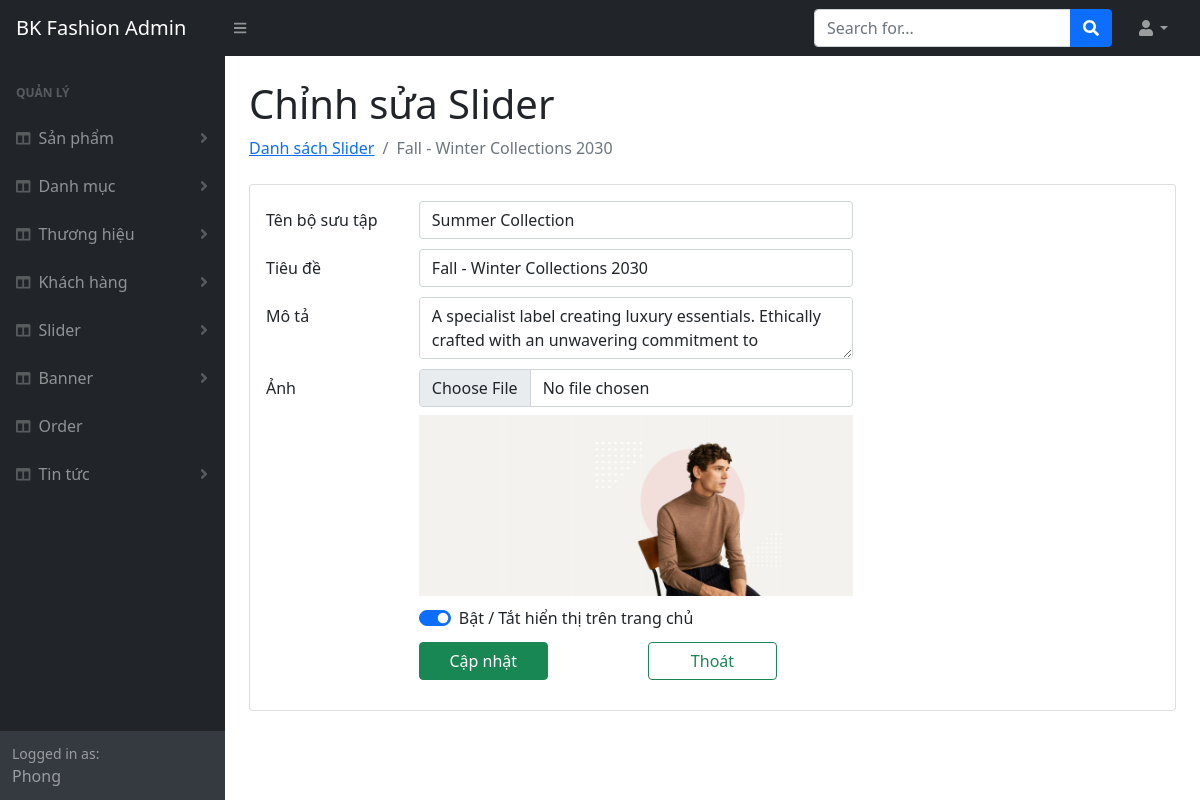
Screenshot of /admin/slider-edit.php?id=1 (signed in) with the database file from the repository.
### tables this page shows
CREATE TABLE `tbl_slider` (
  `id` int(11) NOT NULL,
  `sliderName` varchar(255) NOT NULL,
  `collectionName` varchar(255) NOT NULL,
  `description` text NOT NULL,
  `sliderImage` varchar(255) NOT NULL,
  `status` int(11) NOT NULL
);

### lib/database.php (called while the page is built, shortened)
<?php
Class Database{
   public $host   = DB_HOST;
   public $user   = DB_USER;
   public $pass   = DB_PASS;
   public $dbname = DB_NAME;
   public $link;
private function connectDB(){
   $this->link = new mysqli($this->host, $this->user, $this->pass,
    $this->dbname);
   mysqli_set_charset($this->link,"utf8");
 }
public function select($query){
  $result = $this->link->query($query) or
   die($this->link->error.__LINE__);
  if($result->num_rows > 0){
    return $result;
  } else {
    return false;
  }
 }
}

### classes/slider.php (called while the page is built, shortened)
<?php
	$filepath = realpath(dirname(__FILE__));
	include_once ($filepath.'/../lib/database.php');
class Slider
{
    private $db;
	public function __construct()
	{
		$this->db = new Database();
	}
    public function getSliderById($id)
    {
        $query = "SELECT * FROM `tbl_slider` WHERE id = '$id';";
        return $this->db->select($query);
    }
}

### admin/slider-edit.php (the view, shortened to what this page needs)
<?php include 'inc_admin/header.php' ?>
<?php include 'inc_admin/sidebar.php' ?>
<?php include '../classes/slider.php';
	if(isset($_GET['id'])  && $_GET['id'] != NULL) {
        $id = $_GET['id'];
    }
    else{
        echo "<script>window.location ='slider-list.php'</script>";
    }
	$slider = new Slider();
    $getSlider = $slider->getSliderById($id);
    if ($getSlider === false){
        echo "<script>alert('Lấy dữ liệu bị lỗi. Trở lại trang chủ'); window.location ='index.php'</script>";
    }
    else if (!($data = $getSlider->fetch_assoc())){
        echo "<script>alert('Lấy dữ liệu bị lỗi. Trở lại trang chủ'); window.location ='index.php'</script>";
    }
    $img_url = "../img/hero/".$data["sliderImage"];
?>
<div id="layoutSidenav_content">
    <main>
        <div class="container-fluid px-4">
            <h1 class="mt-4">Chỉnh sửa Slider</h1>
            <ol class="breadcrumb mb-4">
                <li class="breadcrumb-item"><a href="slider-list.php">Danh sách Slider</a></li>
                <li class="breadcrumb-item active"><?php echo $data["sliderName"]; ?> </li>
            </ol>
            <div class="card mb-4">
                <div class="card-body">
                    <form action="" name="sliderForm" onsubmit="return validate_slider()" method="post" enctype="multipart/form-data" class="mb-0">
                        <div class="form-group row">
                            <label for="collection" class="col-sm-2 col-form-label">Tên bộ sưu tập</label>
                            <div class="col-sm-6">
                                <input type="text" class="form-control" id="collection" name="collection" placeholder="ex: Summer collection" onchange="document.getElementById('alert1').style.display = 'none';"
                                value="<?php echo $data['collectionName'];?>">
                            </div>
                        </div>
                        <div class="form-group row">
                            <label for="sliderName" class="col-sm-2 col-form-label">Tiêu đề</label>
                            <div class="col-sm-6">
                                <input type="text" class="form-control" id="sliderName" name="sliderName" placeholder="Tiêu đề" onchange="document.getElementById('alert2').style.display = 'none';"
                                value="<?php echo $data['sliderName'];?>">
                            </div>
                        </div>
                        <div class="form-group row">
                            <label for="contents" class="col-sm-2 col-form-label">Mô tả</label>
                            <div class="col-sm-6">
                                <textarea id="contents" name="contents" class="form-control" placeholder="Mô tả ngắn" style="width:100%;" onchange="document.getElementById('alert3').style.display = 'none';"></textarea>
                            </div>
                        </div>
                        <div class="form-group row">
                            <label for="img" class="col-sm-2 col-form-label">Ảnh</label>
                            <div class="col-sm-6">
                                <input type="file" id="img" name="img" class="form-control" accept=".jpeg, .jpg, .png, .gif" onchange="document.getElementById('alert4').style.display = 'none';document.getElementById('alert5').style.display = 'none';">
                                <div class="pt-2">
                                    <img id="upload-img" style="max-width: 100%" src="<?php echo $img_url?>" alt="">
                                </div>
                            </div>
                        </div>
                        <div class="form-group row">
                            <div class="col-sm-6 offset-sm-2">
                                <div class="form-check form-switch">
                                    <input class="form-check-input" type="checkbox" role="switch" id="mode" name="status" <?php echo ($data["status"]) ? "checked": "" ; ?> />
                                    <label class="form-check-label" for="mode">Bật / Tắt hiển thị trên trang chủ</label>
                                </div>
                            </div>
                        </div>
                        <div class="form-group row">
                            <div class="col-sm-2 offset-sm-2 mb-1">
                                <button type="submit" class="btn btn-success" name="submit" style="width:100%">Cập nhật</button>
                            </div>
                            <div class="col-sm-2 offset-sm-1">
                                <button type="button" class="btn btn-outline-success" onclick="window.location ='slider-list.php'" style="width:100%">Thoát</button>
                            </div>
                        </div>
                    </form>
                </div>
            </div>
        </div>
    </main>
</div>
<?php include 'inc_admin/footer.php' ?>

### rows the page displays
tbl_slider: sliderName "Fall - Winter Collections 2030", collection "Summer Collection", sliderImage (picture), status "☑"

### other values shown
Session::get('user_name') "Phong"
